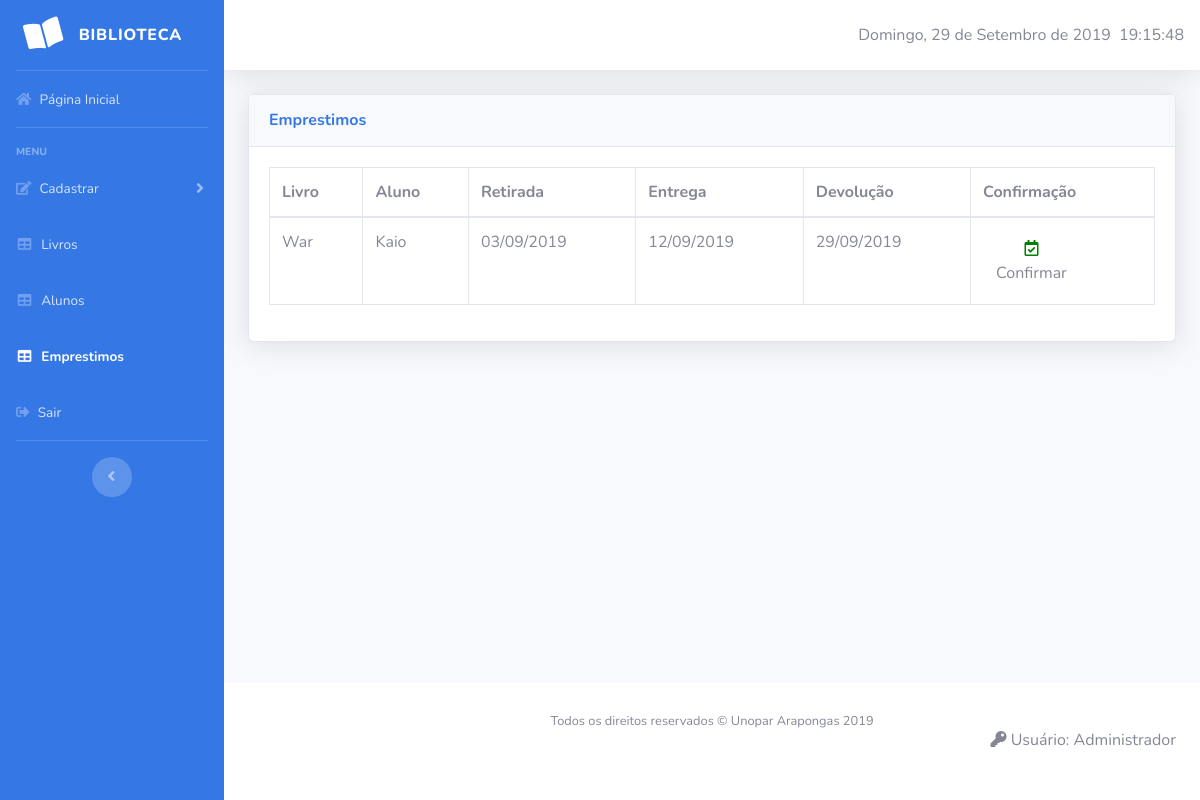
Screenshot of /view/interface_rel_emprestimo.php (signed in) with the database file from the repository.
### tables this page shows
CREATE TABLE `emprestimo` (
  `id_emprestimo` int(5) NOT NULL,
  `id_livro` int(5) NOT NULL,
  `id_aluno` int(5) NOT NULL,
  `dt_retirada` date NOT NULL,
  `dt_entrega` date NOT NULL,
  `dt_devolucao` date NOT NULL
);

CREATE TABLE `livros` (
  `id_livro` int(5) NOT NULL,
  `isbn` varchar(20) NOT NULL,
  `titulo_livro` varchar(50) NOT NULL,
  `id_autor` int(5) NOT NULL,
  `id_editora` int(5) NOT NULL,
  `id_genero` int(5) NOT NULL,
  `qtd_disponivel` int(5) NOT NULL
);

CREATE TABLE `alunos` (
  `id_aluno` int(5) NOT NULL,
  `nome_aluno` varchar(40) NOT NULL,
  `sala_aluno` varchar(5) NOT NULL,
  `turma_aluno` varchar(5) NOT NULL,
  `ano_letivo` varchar(4) NOT NULL,
  `id_periodo` int(5) NOT NULL
);

### view/interface_rel_emprestimo.php (the view, shortened to what this page needs)
<?php include "../control/conexao_banco.php"; ?>
<!DOCTYPE html>
<html lang="en">
<head>
	<link href="../vendor/fontawesome-free/css/all.min.css" rel="stylesheet" type="text/css">
	<link href="../css/sb-admin-2.min.css" rel="stylesheet">
	<link href="../vendor/datatables/dataTables.bootstrap4.min.css" rel="stylesheet">
</head>
<body id="page-top">
	<div id="wrapper">
		<ul class="navbar-nav sidebar sidebar-dark accordion" id="accordionSidebar" style="background-color: #3578E5">
			<a class="sidebar-brand d-flex align-items-center justify-content-center" href="../home.php">
				<div class="sidebar-brand-icon rotate-n-15">
					<i class="fas fa-book-open"></i>
				</div>
				<div class="sidebar-brand-text mx-3">Biblioteca</div>
			</a>
			<hr class="sidebar-divider my-0">
			<li class="nav-item">
				<a class="nav-link" href="../home.php">
					<i class="fas fa-home"></i>
					<span>Página Inicial</span></a>
				</li>
				<hr class="sidebar-divider">
				<div class="sidebar-heading">
					Menu
				</div>
				<li class="nav-item">
					<a class="nav-link collapsed" href="#" data-toggle="collapse" data-target="#collapseTwo"
					aria-expanded="true" aria-controls="collapseTwo">
					<i class="fas fa-edit"></i>
					<span>Cadastrar</span>
				</a>
			</li>
			<li class="nav-item">
				<a class="nav-link" href="interface_rel_livro.php">
					<i class="fas fa-fw fa-table"></i>
					<span>Livros</span></a>
				</li>
				<li class="nav-item">
					<a class="nav-link" href="interface_rel_aluno.php">
						<i class="fas fa-fw fa-table"></i>
						<span>Alunos</span></a>
					</li>
					<li class="nav-item active">
						<a class="nav-link" href="interface_rel_emprestimo.php">
							<i class="fas fa-fw fa-table"></i>
							<span>Emprestimos</span></a>
						</li>
						<li class="nav-item">
							<a class="nav-link" href="../sair.php">
								<i class="fas fa-sign-out-alt"></i>
								<span>Sair</span></a>
							</li>
							<hr class="sidebar-divider d-none d-md-block">
							<div class="text-center d-none d-md-inline">
								<button class="rounded-circle border-0" id="sidebarToggle"></button>
							</div>
						</ul>
						<div id="content-wrapper" class="d-flex flex-column">
							<div id="content">
								<nav class="navbar navbar-expand navbar-light bg-white topbar mb-4 static-top shadow">
                <div id="demo"></div>
            </nav>
            <div class="container-fluid">
            	<div class="card shadow mb-4">
            		<div class="card-header py-3">
            			<h6 class="m-0 font-weight-bold" style="color: #3578E5;">Emprestimos</h6>
            		</div>
            		<div class="card-body">
            			<div class="table-responsive">
            				<table class="table table-bordered" id="dataTable" width="100%" cellspacing="0">
            					<thead>
            						<tr>
            							<th>Livro</th>
            							<th>Aluno</th>
            							<th>Retirada</th>
            							<th>Entrega</th>
            							<th>Devolução</th>
            							<th>Confirmação</th>
            						</tr>
            					</thead>
            					<tbody>
            						<?php
            						$sql=mysqli_query($conexao, "SELECT * FROM emprestimo JOIN livros ON emprestimo.id_livro = livros.id_livro JOIN alunos ON emprestimo.id_aluno = alunos.id_aluno WHERE id_emprestimo <> 0");
            						while($row = mysqli_fetch_array($sql)){ ?>
            							<tr>
            								<td><?php echo $row['titulo_livro'];?></td>
            								<td><?php echo $row['nome_aluno'];?></td>
            								<td><?php echo date('d/m/Y', strtotime($row['dt_retirada'])); ?></td>
            								<td><?php echo date('d/m/Y', strtotime($row['dt_entrega'])); ?></td>
            								<td><?php
            								if ($row['dt_devolucao'] == 0000-00-00){
            									echo "Não devolveu";
            								}else{
            									echo date('d/m/Y', strtotime($row['dt_devolucao']));
            								}
            								?></td>
            								<td><a href="#exampleModal<?php echo $row['id_emprestimo'];?>"data-toggle="modal">
            									<button class="btn" type="button" data-toggle="modal" data-target="#exampleModal"><i class="far fa-calendar-check" style="color: green;"> </i><br> Confirmar</button></a>
            								</td>
            							</tr>
            								</div>
            							</div>
            						</div>
            					</div>
            				<?php } ?>
            	</div>
            </div>
        </div>
<footer class="sticky-footer bg-white">
	<div class="container my-auto">
		<div class="copyright text-center my-auto">
			<span>Todos os direitos reservados &copy; Unopar Arapongas 2019</span>
		</div>
		<p class="text-right"> <i class="fas fa-key"></i> Usuário: <?php echo $_SESSION['usuarioNome']?></p>
	</div>
</footer>
</body>
</html>

### rows the page displays
emprestimo: id_livro.titulo_livro "War", id_aluno.nome_aluno "Kaio", dt_retirada "03/09/2019", dt_entrega "12/09/2019", dt_devolucao "29/09/2019"

### other values shown
$_SESSION['usuarioNome'] "Administrador"
